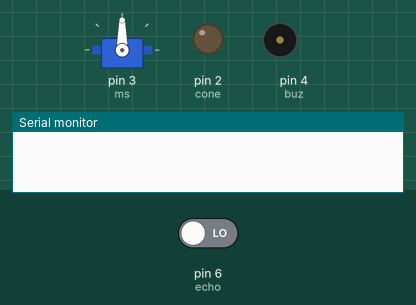
A sketch run on a simulated Arduino Uno, built with avr-gcc and run on an emulated ATmega328P. Shown: servo, output pins drawn as LEDs (lit = HIGH), buzzer (waves = sounding), the last lines printed to the serial monitor. The test bench sets the inputs (shaded band); at power-on: pin 6 (echo) LOW. Pins used as bus, display or sensor lines are not drawn.

Above: at 0.1 s.
At 30.1 s:
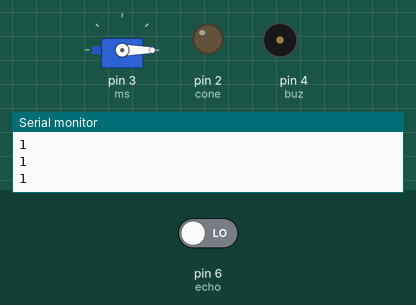
Timing chart, 0 to 40.0 s (numbered marks = the images above):
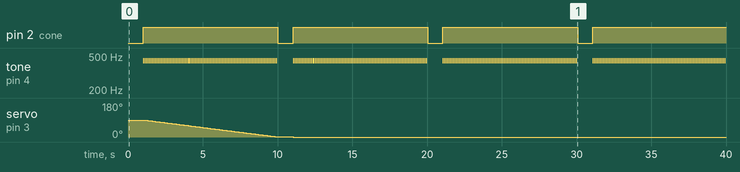

Measured:
- by itself, pin 2 (cone): alternates HIGH for 9.0 s and LOW for 1.0 s
- by itself, servo on pin 3 (ms): moves from 90° to 0° over 9.9 s
- by itself, tone on pin 4 (buz): plays 440 Hz for 0.05 s, 440 Hz for 0.05 s, 440 Hz for 0.05 s, 440 Hz for 0.05 s, 440 Hz for 0.05 s, 440 Hz for 0.05 s … (359 notes in this stretch)

The sketch:

sensor_arduino.ino
```cpp
#include <Servo.h>

Servo ms;
int buz = 4;
int echo = 6;
int trig = 5;
long temp, dist;
int ang = 90;
int cone = 2;

void setup() {
  ms.attach(3);
  Serial.begin(9600);
  pinMode(buz, OUTPUT);
  pinMode(cone, OUTPUT);
  pinMode(trig, OUTPUT);
  pinMode(echo, INPUT);
  ms.write(90);
}

void loop() {
  digitalWrite(trig, HIGH);
  delay(10);
  digitalWrite(trig, LOW);
  temp = pulseIn(echo, HIGH);
  dist = temp*0.01724;
  if(dist<=25){
    Serial.println("1");
    digitalWrite(cone, HIGH);
    for(int i=0;i<90;i++){
      ms.write(ang);
      ang--;
    tone(buz, 440);
      delay(50);
    noTone(buz);
      delay(50);
    }
    digitalWrite(cone, LOW);
  } else if(ms.read()<10){
    for(int i=90;i>0;i--){
      ms.write(ang);
      ang++;
      delay(100);
    }
    digitalWrite(cone, LOW);
  }
    digitalWrite(cone, LOW);
    delay(10);
}
```
